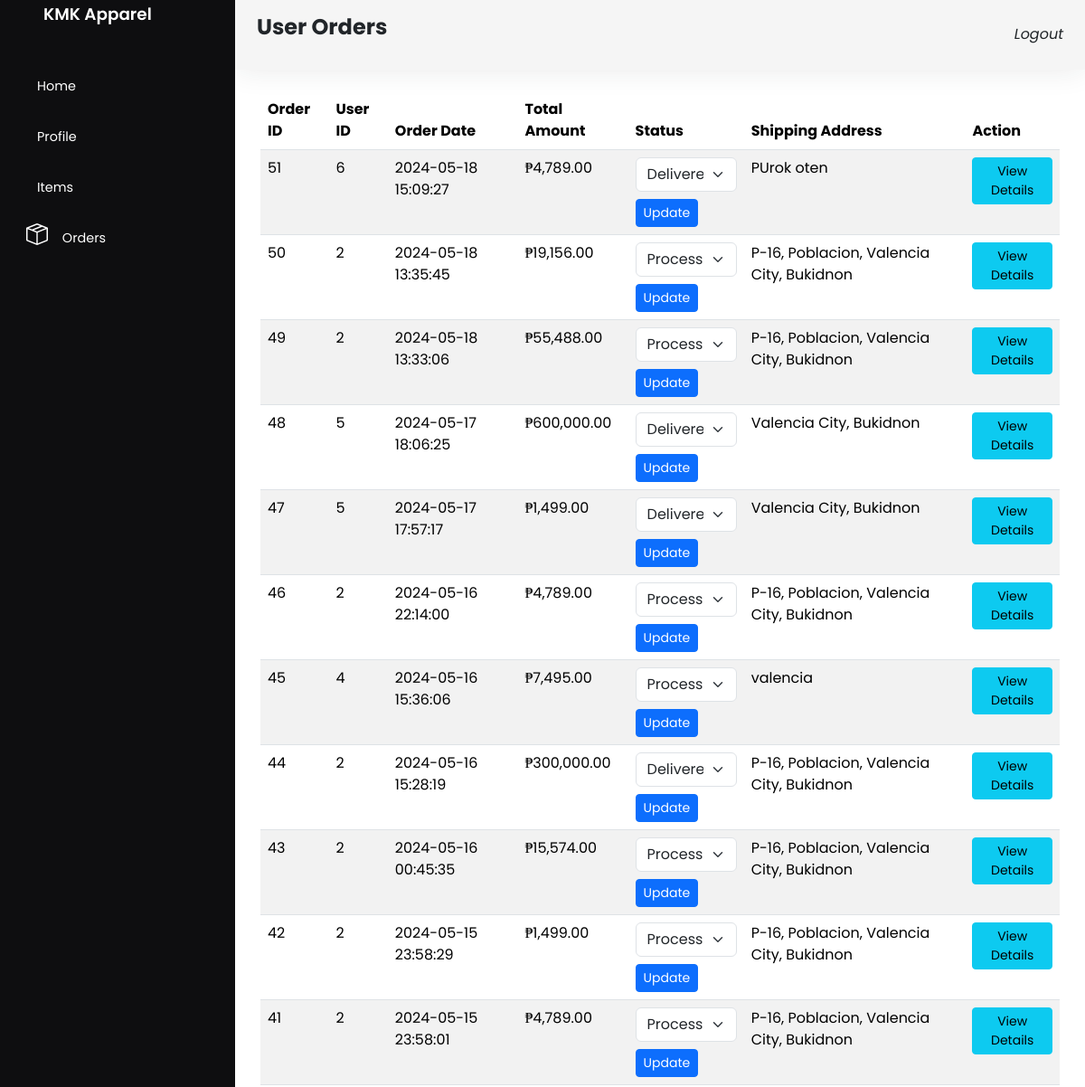
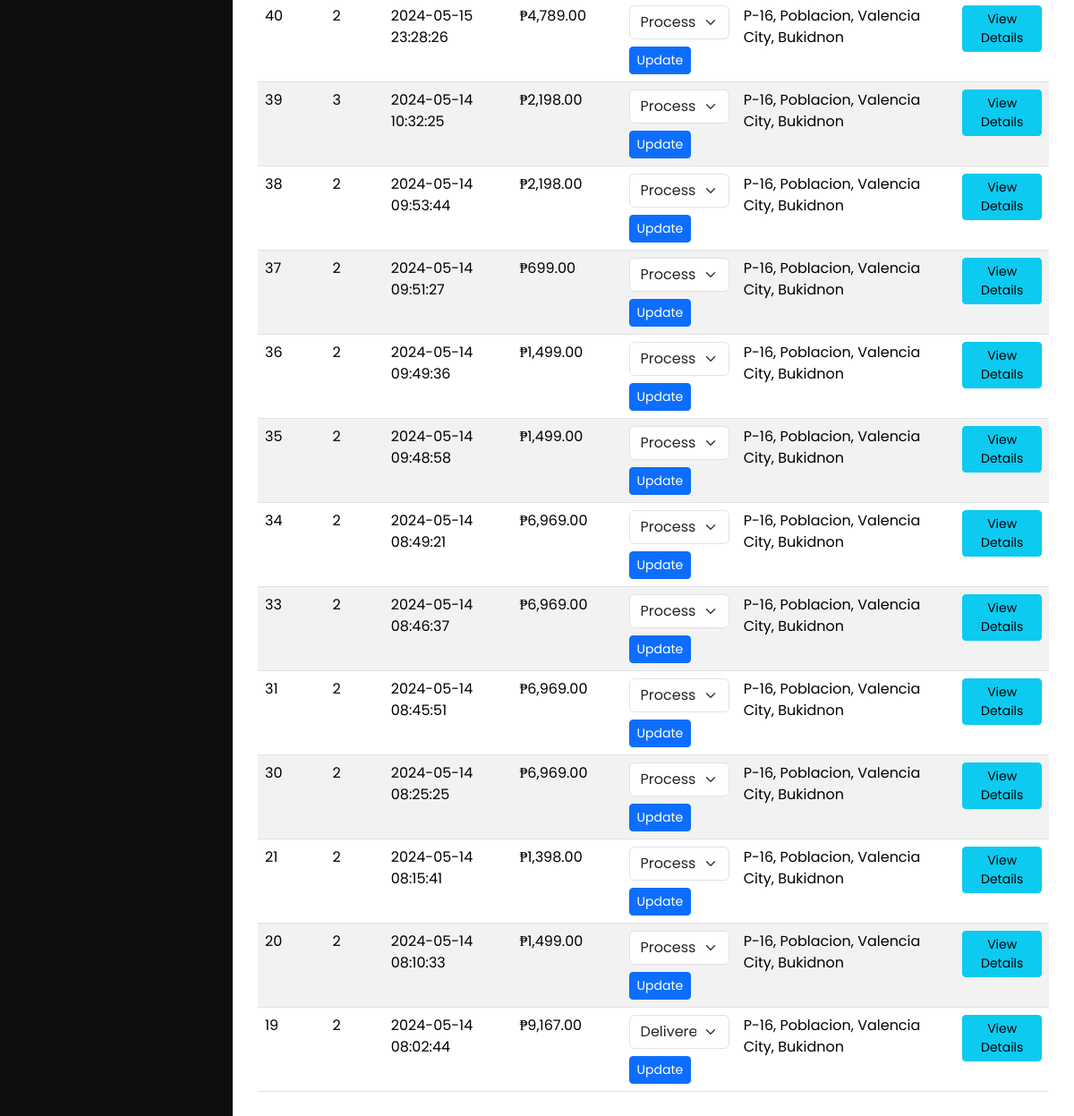
Screenshot of /admin/orders.php (signed in) with the database file from the repository (2 pictures, top to bottom).
### tables this page shows
CREATE TABLE `order_table` (
  `orderID` int(11) NOT NULL,
  `userID` int(11) NOT NULL,
  `order_date` datetime NOT NULL,
  `orderStatus` varchar(50) NOT NULL DEFAULT '''Processing''',
  `totalAmount` decimal(10,2) NOT NULL,
  `shippingAddress` varchar(255) NOT NULL,
  `created_at` timestamp NOT NULL DEFAULT current_timestamp() ON UPDATE current_timestamp()
);

### admin/orders.php (the view, shortened to what this page needs)
<?php
include '../database/config.php';
$orderQuery = "SELECT * FROM order_table ORDER BY order_date DESC";
$orderResult = mysqli_query($conn, $orderQuery);
?>
<!DOCTYPE html>
<html lang="en">
<head>
    <link href="https://cdn.lineicons.com/4.0/lineicons.css" rel="stylesheet" />
    <link rel="stylesheet" href="https://cdn.jsdelivr.net/npm/bootstrap-icons@1.11.3/font/bootstrap-icons.min.css">
    <link rel="stylesheet" href="../bootstrap/css/bootstrap.min.css">
    <link rel="stylesheet" href="../styles/dashboard.css">
</head>
<body>
<div class="wrapper">
        <aside id="sidebar">
            <div class="d-flex">
                <button class="toggle-btn" type="button">
                </button>
                <div class="sidebar-logo">
                    <a href="#">KMK Apparel</a>
                </div>
            </div>
            <ul class="sidebar-nav">
              <li class="sidebar-item">
                    <a href="dashboard.php" class="sidebar-link">
                        <span>Home</span>
                    </a>
                </li>
                <li class="sidebar-item">
                    <a href="profile.php" class="sidebar-link">
                        <span>Profile</span>
                    </a>
                </li>
                <li class="sidebar-item">
                    <a href="items.php" class="sidebar-link">
                        <span>Items</span>
                    </a>
                </li>
                <li class="sidebar-item">
                    <a href="orders.php" class="sidebar-link">
                        <i class="bi bi-box-seam"></i>
                        <span>Orders</span>
                    </a>
                </li>
            </ul>
        </aside>
        <div class="main">
            <nav class="navbar navbar-expand px-4 py-3">
                <div class="navbar-collapse collapse">
                <h3 class="fw-bold fs-4 mb-3">User Orders</h3>
                </div>
                <div class="Logout" style="text-align:right;">
                    <a href="?logout=1" class="nav-link">
                        <i class="lni lni-exit"><span>Logout</span></i>
                    </a>
                </div>
            </nav>
            <main class="content px-3 py-4">
                <div class="container-fluid">
                    <div class="mb-3">
                    <div class="table-responsive">
                        <table class="table table-striped">
                            <thead>
                                <tr>
                                    <th>Order ID</th>
                                    <th>User ID</th>
                                    <th>Order Date</th>
                                    <th>Total Amount</th>
                                    <th>Status</th>
                                    <th>Shipping Address</th>
                                    <th>Action</th>
                                </tr>
                            </thead>
                            <tbody>
                                <?php while ($order = mysqli_fetch_assoc($orderResult)) : ?>
                                    <tr>
                                        <td><?php echo $order['orderID']; ?></td>
                                        <td><?php echo $order['userID']; ?></td>
                                        <td><?php echo $order['order_date']; ?></td>
                                        <td>₱<?php echo number_format($order['totalAmount'], 2); ?></td>
                                        <td>
                                            <form method="POST" action="orders.php">
                                                <select name="newStatus" class="form-select">
                                                    <option value="Processing" <?php if ($order['orderStatus'] == 'Processing') echo 'selected'; ?>>Processing</option>
                                                    <option value="Delivered" <?php if ($order['orderStatus'] == 'Delivered') echo 'selected'; ?>>Delivered</option>
                                                </select>
                                                <button type="submit" class="btn btn-primary btn-sm mt-2">Update</button>
                                            </form>
                                        </td>
                                        <td><?php echo $order['shippingAddress']; ?></td>
                                        <td><a href="view_order_details.php?orderID=<?php echo $order['orderID']; ?>" class="btn btn-info btn-sm">View Details</a></td>
                                    </tr>
                                <?php endwhile; ?>
                            </tbody>
                        </table>
                    </div>
                    </div>
                </div>
            </main>
        </div>
    </div>
</body>
</html>

### styles/dashboard.css (style rules this page uses)
* { box-sizing: border-box; margin: 0; padding: 0; }
body { font-family: 'Poppins'; animation: transitionIn 1s; }
a { text-decoration: none; }
li { list-style: none; }
.wrapper { display: flex; }
.main { display: flex; flex-direction: column; min-height: 100vh; width: 100%; overflow: hidden; background-color: #fff; min-width: 0; }
#sidebar { width: 260px; min-width: 260px; z-index: 1000; background-color: #0e0e10; display: flex; flex-direction: column; }
.toggle-btn { background-color: transparent; cursor: pointer; border: 0; padding: 1rem 1.5rem; }
.sidebar-logo { margin: auto 0; }
.sidebar-logo a { color: #FFF; font-size: 1.15rem; font-weight: 600; }
.sidebar-nav { padding: 2rem 0; flex: 1 1 auto; }
a.sidebar-link { padding: .625rem 1.625rem; color: #FFF; display: block; font-size: 0.9rem; white-space: nowrap; border-left: 3px solid transparent; }
.sidebar-link i { font-size: 1.5rem; margin-right: .75rem; }
.sidebar-item { position: relative; }
.navbar { background-color: #f5f5f5; box-shadow: 0 0 2rem 0 rgba(33, 37, 41, .1); }
.navbar-expand .navbar-collapse { min-width: 200px; }

### rows the page displays
order_table: orderID "51", userID "6", order_date "2024-05-18 15:09:27", totalAmount "4,789.00", newStatus "Delivered", shippingAddress "PUrok oten"
order_table: orderID "50", userID "2", order_date "2024-05-18 13:35:45", totalAmount "19,156.00", newStatus "Processing", shippingAddress "P-16, Poblacion, Valencia City, Bukidnon"
order_table: orderID "49", userID "2", order_date "2024-05-18 13:33:06", totalAmount "55,488.00", newStatus "Processing", shippingAddress "P-16, Poblacion, Valencia City, Bukidnon"
order_table: orderID "48", userID "5", order_date "2024-05-17 18:06:25", totalAmount "600,000.00", newStatus "Delivered", shippingAddress "Valencia City, Bukidnon"
order_table: orderID "47", userID "5", order_date "2024-05-17 17:57:17", totalAmount "1,499.00", newStatus "Delivered", shippingAddress "Valencia City, Bukidnon"
order_table: orderID "46", userID "2", order_date "2024-05-16 22:14:00", totalAmount "4,789.00", newStatus "Processing", shippingAddress "P-16, Poblacion, Valencia City, Bukidnon"
order_table: orderID "45", userID "4", order_date "2024-05-16 15:36:06", totalAmount "7,495.00", newStatus "Processing", shippingAddress "valencia"
order_table: orderID "44", userID "2", order_date "2024-05-16 15:28:19", totalAmount "300,000.00", newStatus "Delivered", shippingAddress "P-16, Poblacion, Valencia City, Bukidnon"
order_table: orderID "43", userID "2", order_date "2024-05-16 00:45:35", totalAmount "15,574.00", newStatus "Processing", shippingAddress "P-16, Poblacion, Valencia City, Bukidnon"
order_table: orderID "42", userID "2", order_date "2024-05-15 23:58:29", totalAmount "1,499.00", newStatus "Processing", shippingAddress "P-16, Poblacion, Valencia City, Bukidnon"
order_table: orderID "41", userID "2", order_date "2024-05-15 23:58:01", totalAmount "4,789.00", newStatus "Processing", shippingAddress "P-16, Poblacion, Valencia City, Bukidnon"
order_table: orderID "40", userID "2", order_date "2024-05-15 23:28:26", totalAmount "4,789.00", newStatus "Processing", shippingAddress "P-16, Poblacion, Valencia City, Bukidnon"
order_table: orderID "39", userID "3", order_date "2024-05-14 10:32:25", totalAmount "2,198.00", newStatus "Processing", shippingAddress "P-16, Poblacion, Valencia City, Bukidnon"
order_table: orderID "38", userID "2", order_date "2024-05-14 09:53:44", totalAmount "2,198.00", newStatus "Processing", shippingAddress "P-16, Poblacion, Valencia City, Bukidnon"
order_table: orderID "37", userID "2", order_date "2024-05-14 09:51:27", totalAmount "699.00", newStatus "Processing", shippingAddress "P-16, Poblacion, Valencia City, Bukidnon"
order_table: orderID "36", userID "2", order_date "2024-05-14 09:49:36", totalAmount "1,499.00", newStatus "Processing", shippingAddress "P-16, Poblacion, Valencia City, Bukidnon"
order_table: orderID "35", userID "2", order_date "2024-05-14 09:48:58", totalAmount "1,499.00", newStatus "Processing", shippingAddress "P-16, Poblacion, Valencia City, Bukidnon"
order_table: orderID "34", userID "2", order_date "2024-05-14 08:49:21", totalAmount "6,969.00", newStatus "Processing", shippingAddress "P-16, Poblacion, Valencia City, Bukidnon"
order_table: orderID "33", userID "2", order_date "2024-05-14 08:46:37", totalAmount "6,969.00", newStatus "Processing", shippingAddress "P-16, Poblacion, Valencia City, Bukidnon"
order_table: orderID "31", userID "2", order_date "2024-05-14 08:45:51", totalAmount "6,969.00", newStatus "Processing", shippingAddress "P-16, Poblacion, Valencia City, Bukidnon"
order_table: orderID "30", userID "2", order_date "2024-05-14 08:25:25", totalAmount "6,969.00", newStatus "Processing", shippingAddress "P-16, Poblacion, Valencia City, Bukidnon"
order_table: orderID "21", userID "2", order_date "2024-05-14 08:15:41", totalAmount "1,398.00", newStatus "Processing", shippingAddress "P-16, Poblacion, Valencia City, Bukidnon"
order_table: orderID "20", userID "2", order_date "2024-05-14 08:10:33", totalAmount "1,499.00", newStatus "Processing", shippingAddress "P-16, Poblacion, Valencia City, Bukidnon"
order_table: orderID "19", userID "2", order_date "2024-05-14 08:02:44", totalAmount "9,167.00", newStatus "Delivered", shippingAddress "P-16, Poblacion, Valencia City, Bukidnon"
